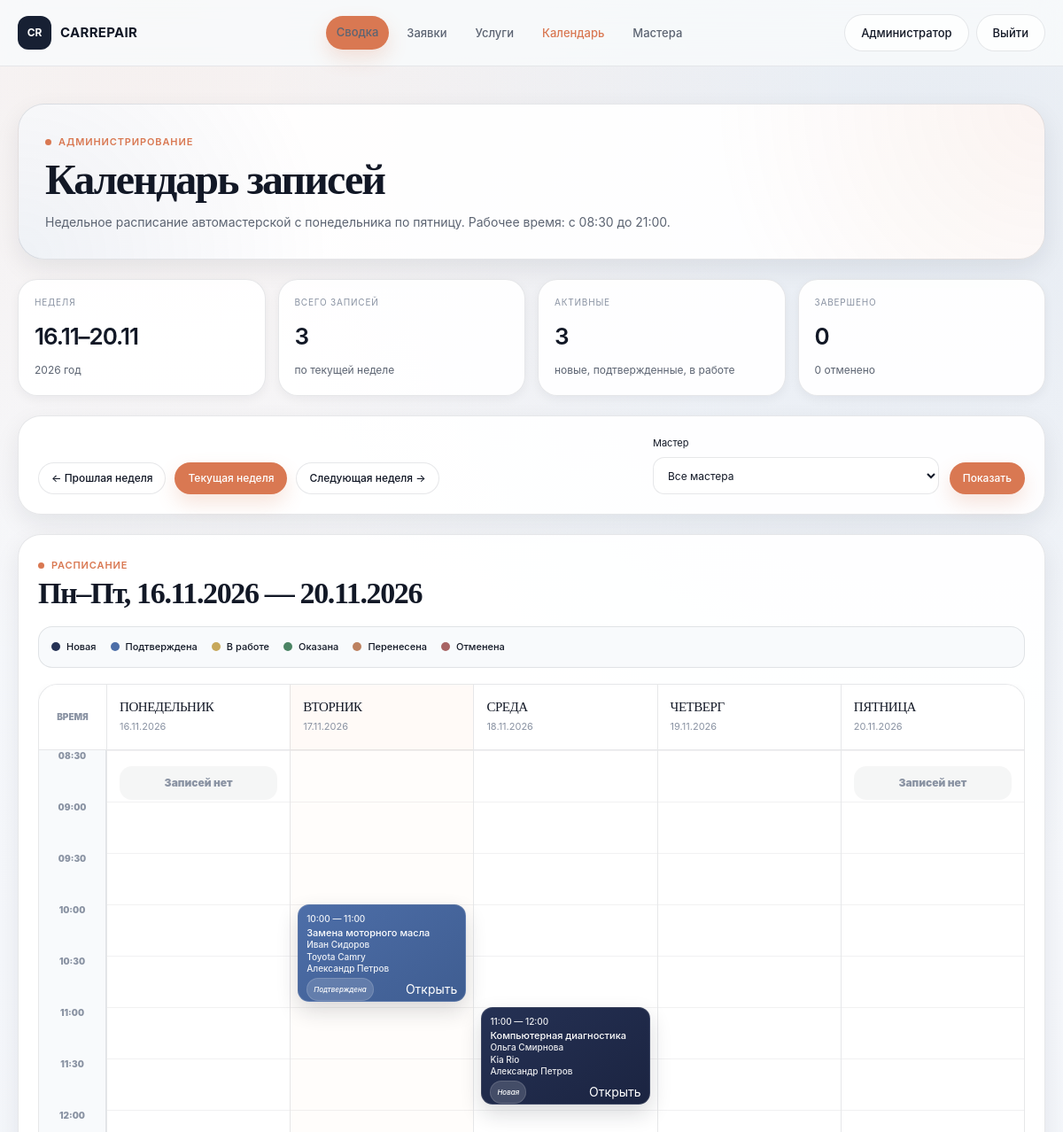
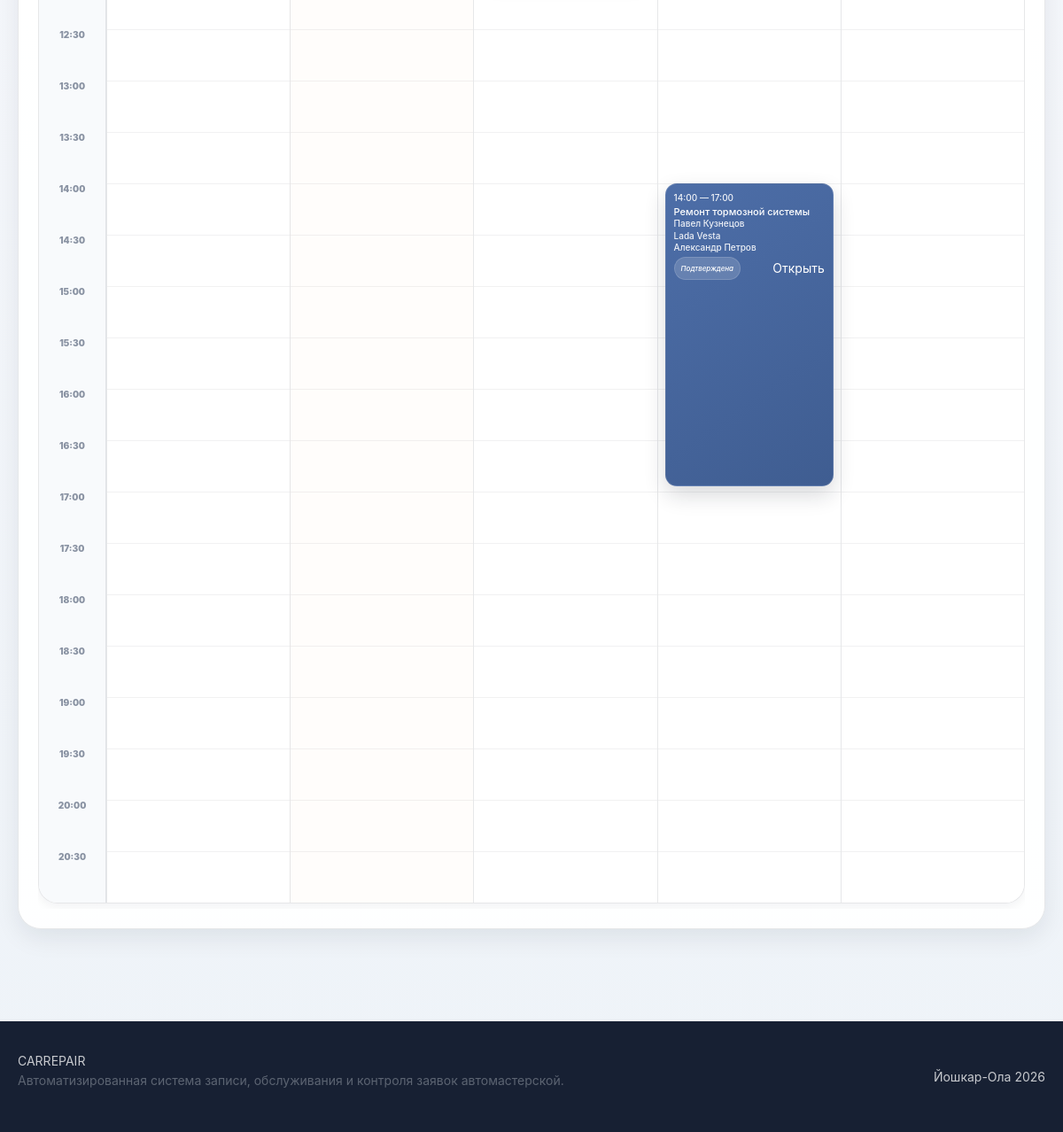
The page /admin/schedule.php (signed in) on the database its author committed (2 pictures, top to bottom).
### tables this page shows
CREATE TABLE `appointments` (
  `id` int(11) NOT NULL AUTO_INCREMENT,
  `client_id` int(11) DEFAULT NULL,
  `car_id` int(11) DEFAULT NULL,
  `service_id` int(11) DEFAULT NULL,
  `employee_id` int(11) DEFAULT NULL,
  `client_name` varchar(255) NOT NULL,
  `phone` varchar(100) NOT NULL,
  `car_brand` varchar(100) DEFAULT NULL,
  `car_model` varchar(100) DEFAULT NULL,
  `car_year` int(11) DEFAULT NULL,
  `license_plate` varchar(50) DEFAULT NULL,
  `work_description` text DEFAULT NULL,
  `preferred_date` date DEFAULT NULL,
  `preferred_time` time DEFAULT NULL,
  `start_datetime` datetime DEFAULT NULL,
  `end_datetime` datetime DEFAULT NULL,
  `service_price_at_time` decimal(10,2) NOT NULL DEFAULT 0.00,
  `service_duration_minutes` int(11) NOT NULL DEFAULT 60,
  `master_income` decimal(10,2) NOT NULL DEFAULT 0.00,
  `payment_status` enum('Не оплачено','Оплачено','Возврат') NOT NULL DEFAULT 'Не оплачено',
  `completed_at` datetime DEFAULT NULL,
  `cancel_reason` text DEFAULT NULL,
  `created_by_role` enum('client','employee','admin') NOT NULL DEFAULT 'client',
  `comment` text DEFAULT NULL,
  `status` enum('Новая','Подтверждена','В работе','Оказана','Перенесена','Отменена','Выполнена') NOT NULL DEFAULT 'Новая',
  `created_at` timestamp NOT NULL DEFAULT current_timestamp(),
  PRIMARY KEY (`id`),
  KEY `fk_appointments_client` (`client_id`),
  KEY `fk_appointments_service` (`service_id`),
  KEY `fk_appointments_car` (`car_id`),
  CONSTRAINT `fk_appointments_car` FOREIGN KEY (`car_id`) REFERENCES `cars` (`id`) ON DELETE SET NULL ON UPDATE CASCADE,
  CONSTRAINT `fk_appointments_client` FOREIGN KEY (`client_id`) REFERENCES `clients` (`id`) ON DELETE SET NULL ON UPDATE CASCADE,
  CONSTRAINT `fk_appointments_service` FOREIGN KEY (`service_id`) REFERENCES `services` (`id`) ON DELETE SET NULL ON UPDATE CASCADE
);

CREATE TABLE `services` (
  `id` int(11) NOT NULL AUTO_INCREMENT,
  `name` varchar(255) NOT NULL,
  `description` text DEFAULT NULL,
  `price` decimal(10,2) NOT NULL DEFAULT 0.00,
  `category` enum('Техническое обслуживание','Диагностика','Ремонт','Кузовные работы','Шиномонтаж') NOT NULL,
  `duration_hours` int(11) NOT NULL DEFAULT 1,
  `duration_minutes` int(11) NOT NULL DEFAULT 60,
  `bonus_percent` int(11) NOT NULL DEFAULT 5,
  `is_active` tinyint(1) NOT NULL DEFAULT 1,
  `created_at` timestamp NOT NULL DEFAULT current_timestamp(),
  `image` varchar(255) DEFAULT NULL,
  PRIMARY KEY (`id`)
);

CREATE TABLE `employees` (
  `id` int(11) NOT NULL AUTO_INCREMENT,
  `full_name` varchar(255) NOT NULL,
  `position` varchar(100) NOT NULL,
  `phone` varchar(100) DEFAULT NULL,
  `email` varchar(255) DEFAULT NULL,
  `employee_number` varchar(100) NOT NULL,
  `hire_date` date DEFAULT NULL,
  `salary` decimal(10,2) DEFAULT 0.00,
  `specialization` varchar(255) DEFAULT NULL,
  `commission_percent` decimal(5,2) NOT NULL DEFAULT 30.00,
  `is_master` tinyint(1) NOT NULL DEFAULT 1,
  `work_status` enum('Работает','В отпуске','Уволен') NOT NULL DEFAULT 'Работает',
  PRIMARY KEY (`id`),
  UNIQUE KEY `employee_number` (`employee_number`)
);

### admin/schedule.php (the view, shortened to what this page needs)
<?php
require_once '../config/db.php';
function calendarDateRu($value)
{
    return date('d.m', strtotime($value));
}
function calendarFullDateRu($value)
{
    return date('d.m.Y', strtotime($value));
}
function calendarStatusClass($status)
{
    return match ($status) {
        'Оказана', 'Выполнена' => 'admin-calendar-event--done',
        'В работе' => 'admin-calendar-event--work',
        'Отменена' => 'admin-calendar-event--cancel',
        'Подтверждена' => 'admin-calendar-event--confirmed',
        'Перенесена' => 'admin-calendar-event--moved',
        'Новая' => 'admin-calendar-event--new',
        default => 'admin-calendar-event--default'
    };
}
function calendarStatusBadgeClass($status)
{
    return match ($status) {
        'Новая' => 'status-badge--new',
        'Подтверждена' => 'status-badge--confirmed',
        'В работе' => 'status-badge--work',
        'Оказана', 'Выполнена' => 'status-badge--done',
        'Перенесена' => 'status-badge--moved',
        'Отменена' => 'status-badge--cancel',
        default => 'status-badge--default'
    };
}
$baseDate = $_GET['week'] ?? date('Y-m-d');
$selectedMasterId = (int)($_GET['master_id'] ?? 0);
$weekStart = date('Y-m-d', strtotime('monday this week', strtotime($baseDate)));
$weekEnd = date('Y-m-d', strtotime($weekStart . ' +4 days'));
$prevWeek = date('Y-m-d', strtotime($weekStart . ' -7 days'));
$nextWeek = date('Y-m-d', strtotime($weekStart . ' +7 days'));
$currentWeek = date('Y-m-d');
$slotMinutes = 30;
$slotHeight = 58;
$workStartMinutes = 8 * 60 + 30;
$workEndMinutes = 21 * 60;
$totalWorkMinutes = $workEndMinutes - $workStartMinutes;
$totalCalendarHeight = ($totalWorkMinutes / $slotMinutes) * $slotHeight;
$days = [];
$dayNames = [
    'Понедельник',
    'Вторник',
    'Среда',
    'Четверг',
    'Пятница'
];
for ($i = 0; $i < 5; $i++) {
    $date = date('Y-m-d', strtotime($weekStart . " +{$i} days"));
    $days[] = [
        'date' => $date,
        'name' => $dayNames[$i],
        'short' => mb_substr($dayNames[$i], 0, 2)
    ];
}
$timeSlots = [];
for ($minutes = $workStartMinutes; $minutes < $workEndMinutes; $minutes += $slotMinutes) {
    $hours = intdiv($minutes, 60);
    $mins = $minutes % 60;
    $timeSlots[] = sprintf('%02d:%02d', $hours, $mins);
}
$where = [
    'DATE(appointments.start_datetime) BETWEEN ? AND ?'
];
$params = [
    $weekStart,
    $weekEnd
];
$whereSql = implode(' AND ', $where);
$stmt = $pdo->prepare("
    SELECT
        appointments.*,
        services.name AS service_name,
        services.category AS service_category,
        employees.full_name AS master_name,
        employees.position AS master_position
    FROM appointments
    LEFT JOIN services ON services.id = appointments.service_id
    LEFT JOIN employees ON employees.id = appointments.employee_id
    WHERE {$whereSql}
    ORDER BY appointments.start_datetime ASC
");
$stmt->execute($params);
$appointments = $stmt->fetchAll();
$appointmentsByDate = [];
foreach ($days as $day) {
    $appointmentsByDate[$day['date']] = [];
}
foreach ($appointments as $appointment) {
    $date = date('Y-m-d', strtotime($appointment['start_datetime']));
    $startHour = (int)date('H', strtotime($appointment['start_datetime']));
    $startMinute = (int)date('i', strtotime($appointment['start_datetime']));
    $startMinutes = $startHour * 60 + $startMinute;
    if (!empty($appointment['end_datetime'])) {
        $endHour = (int)date('H', strtotime($appointment['end_datetime']));
        $endMinute = (int)date('i', strtotime($appointment['end_datetime']));
        $endMinutes = $endHour * 60 + $endMinute;
    } else {
        $duration = (int)($appointment['service_duration_minutes'] ?? 60);
        $endMinutes = $startMinutes + max(30, $duration);
    }
    $clampedStart = max($startMinutes, $workStartMinutes);
    $clampedEnd = min($endMinutes, $workEndMinutes);
    $top = (($clampedStart - $workStartMinutes) / $slotMinutes) * $slotHeight;
    $height = max(44, (($clampedEnd - $clampedStart) / $slotMinutes) * $slotHeight - 6);
    $appointment['calendar_top'] = (int)$top;
    $appointment['calendar_height'] = (int)$height;
    $appointment['calendar_start'] = sprintf('%02d:%02d', intdiv($startMinutes, 60), $startMinutes % 60);
    $appointment['calendar_end'] = sprintf('%02d:%02d', intdiv($endMinutes, 60), $endMinutes % 60);
    $appointmentsByDate[$date][] = $appointment;
}
$totalAppointments = count($appointments);
$activeAppointments = 0;
$doneAppointments = 0;
$cancelAppointments = 0;
foreach ($appointments as $appointment) {
    if (in_array($appointment['status'], ['Новая', 'Подтверждена', 'В работе', 'Перенесена'], true)) {
        $activeAppointments++;
    }
}
require_once '../includes/header.php';
?>
<section class="admin-page">
    <div class="container">
        <div class="admin-hero admin-hero--single">
            <div>
                <span class="label">Администрирование</span>
                <h1>Календарь записей</h1>
                <p>
                    Недельное расписание автомастерской с понедельника по пятницу.
                    Рабочее время: с 08:30 до 21:00.
                </p>
            </div>
        </div>
        <div class="admin-stats-grid admin-stats-grid--calendar">
            <article class="admin-stat-card">
                <span>Неделя</span>
                <strong><?= calendarDateRu($weekStart) ?>–<?= calendarDateRu($weekEnd) ?></strong>
                <p><?= date('Y', strtotime($weekStart)) ?> год</p>
            </article>
            <article class="admin-stat-card">
                <span>Всего записей</span>
                <strong><?= (int)$totalAppointments ?></strong>
                <p>по текущей неделе</p>
            </article>
            <article class="admin-stat-card">
                <span>Активные</span>
                <strong><?= (int)$activeAppointments ?></strong>
                <p>новые, подтвержденные, в работе</p>
            </article>
            <article class="admin-stat-card">
                <span>Завершено</span>
                <strong><?= (int)$doneAppointments ?></strong>
                <p><?= (int)$cancelAppointments ?> отменено</p>
            </article>
        </div>
        <section class="admin-section-card admin-calendar-toolbar">
            <div class="admin-calendar-nav">
                <a
                    href="schedule.php?week=<?= htmlspecialchars($prevWeek) ?>&master_id=<?= (int)$selectedMasterId ?>"
                    class="btn btn--light btn--small"
                >
                    ← Прошлая неделя
                </a>
                <a
                    href="schedule.php?week=<?= htmlspecialchars($currentWeek) ?>&master_id=<?= (int)$selectedMasterId ?>"
                    class="btn btn--orange btn--small"
                >
                    Текущая неделя
                </a>
                <a
                    href="schedule.php?week=<?= htmlspecialchars($nextWeek) ?>&master_id=<?= (int)$selectedMasterId ?>"
                    class="btn btn--light btn--small"
                >
                    Следующая неделя →
                </a>
            </div>
            <form method="get" action="schedule.php" class="admin-calendar-filter">
                <div class="form-group">
                    <label for="master_id">Мастер</label>
                    <select id="master_id" name="master_id">
                        <option value="0">Все мастера</option>
                    </select>
                </div>
                <button type="submit" class="btn btn--orange btn--small">
                    Показать
                </button>
            </form>
        </section>
        <section class="admin-section-card admin-calendar-section">
            <div class="admin-section-head">
                <div>
                    <span class="label">Расписание</span>
                    <h2>Пн–Пт, <?= calendarFullDateRu($weekStart) ?> — <?= calendarFullDateRu($weekEnd) ?></h2>
                </div>
            </div>
            <div class="admin-calendar-legend">
                <span><i class="legend-dot legend-dot--new"></i>Новая</span>
                <span><i class="legend-dot legend-dot--confirmed"></i>Подтверждена</span>
                <span><i class="legend-dot legend-dot--work"></i>В работе</span>
                <span><i class="legend-dot legend-dot--done"></i>Оказана</span>
                <span><i class="legend-dot legend-dot--moved"></i>Перенесена</span>
                <span><i class="legend-dot legend-dot--cancel"></i>Отменена</span>
            </div>
            <div class="admin-calendar-scroll">
                <div class="admin-calendar-grid">
                    <div class="admin-calendar-corner">
                        Время
                    </div>
                    <?php foreach ($days as $day): ?>
                        <div class="admin-calendar-day-head <?= $day['date'] === date('Y-m-d') ? 'is-today' : '' ?>">
                            <strong><?= htmlspecialchars($day['name']) ?></strong>
                            <span><?= calendarFullDateRu($day['date']) ?></span>
                        </div>
                    <?php endforeach; ?>
                    <div
                        class="admin-calendar-time-column"
                        style="height: <?= (int)$totalCalendarHeight ?>px;"
                    >
                        <?php foreach ($timeSlots as $index => $slot): ?>
                            <div
                                class="admin-calendar-time"
                                style="top: <?= (int)($index * $slotHeight) ?>px;"
                            >
                                <?= htmlspecialchars($slot) ?>
                            </div>
                        <?php endforeach; ?>
                    </div>
                    <?php foreach ($days as $day): ?>
                        <div
                            class="admin-calendar-day-column <?= $day['date'] === date('Y-m-d') ? 'is-today' : '' ?>"
                            style="height: <?= (int)$totalCalendarHeight ?>px;"
                        >
                            <?php foreach ($timeSlots as $index => $slot): ?>
                                <div
                                    class="admin-calendar-line"
                                    style="top: <?= (int)($index * $slotHeight) ?>px;"
                                ></div>
                            <?php endforeach; ?>
                            <?php if (empty($appointmentsByDate[$day['date']])): ?>
                                <div class="admin-calendar-empty-day">
                                    Записей нет
                                </div>
                            <?php endif; ?>
                            <?php foreach ($appointmentsByDate[$day['date']] as $appointment): ?>
                                <article
                                    class="admin-calendar-event <?= calendarStatusClass($appointment['status']) ?>"
                                    style="top: <?= (int)$appointment['calendar_top'] ?>px; height: <?= (int)$appointment['calendar_height'] ?>px;"
                                >
                                    <div class="admin-calendar-event__time">
                                        <?= htmlspecialchars($appointment['calendar_start']) ?>
                                        —
                                        <?= htmlspecialchars($appointment['calendar_end']) ?>
                                    </div>
                                    <strong>
                                        <?= htmlspecialchars($appointment['service_name'] ?? 'Услуга не указана') ?>
                                    </strong>
                                    <span>
                                        <?= htmlspecialchars($appointment['client_name'] ?? 'Клиент') ?>
                                    </span>
                                    <span>
                                        <?= htmlspecialchars($appointment['car_brand'] ?? '') ?>
                                        <?= htmlspecialchars($appointment['car_model'] ?? '') ?>
                                    </span>
                                    <span>
                                        <?= htmlspecialchars($appointment['master_name'] ?? 'мастер не назначен') ?>
                                    </span>
                                    <div class="admin-calendar-event__bottom">
                                        <em class="status-badge <?= calendarStatusBadgeClass($appointment['status']) ?>">
                                            <?= htmlspecialchars($appointment['status']) ?>
                                        </em>
                                        <a href="appointments.php?search=<?= urlencode($appointment['phone'] ?? '') ?>">
                                            Открыть
                                        </a>
                                    </div>
                                </article>
                            <?php endforeach; ?>
                        </div>
                    <?php endforeach; ?>
                </div>
            </div>
        </section>
    </div>
</section>
<?php require_once '../includes/footer.php'; ?>

### rows shown on the page
appointments: calendar_start "10:00", calendar_end "11:00", service.name "Замена моторного масла", client_name "Иван Сидоров", car_brand "Toyota", car_model "Camry", employee.full_name "Александр Петров", status "Подтверждена"
appointments: calendar_start "11:00", calendar_end "12:00", service.name "Компьютерная диагностика", client_name "Ольга Смирнова", car_brand "Kia", car_model "Rio", employee.full_name "Александр Петров", status "Новая"
appointments: calendar_start "14:00", calendar_end "17:00", service.name "Ремонт тормозной системы", client_name "Павел Кузнецов", car_brand "Lada", car_model "Vesta", employee.full_name "Александр Петров", status "Подтверждена"

### other values the page prints
$headerUserName "Администратор"
calendarDateRu($weekStart) "16.11"
calendarDateRu($weekEnd) "20.11"
date('Y', strtotime($weekStart)) "2026"
$totalAppointments "3"
$activeAppointments "3"
$doneAppointments "0"
$cancelAppointments "0"
calendarFullDateRu($weekStart) "16.11.2026"
calendarFullDateRu($weekEnd) "20.11.2026"
$day['name'] "ПОНЕДЕЛЬНИК"
calendarFullDateRu($day['date']) "16.11.2026"
$day['name'] "ВТОРНИК"
calendarFullDateRu($day['date']) "17.11.2026"
$day['name'] "СРЕДА"
